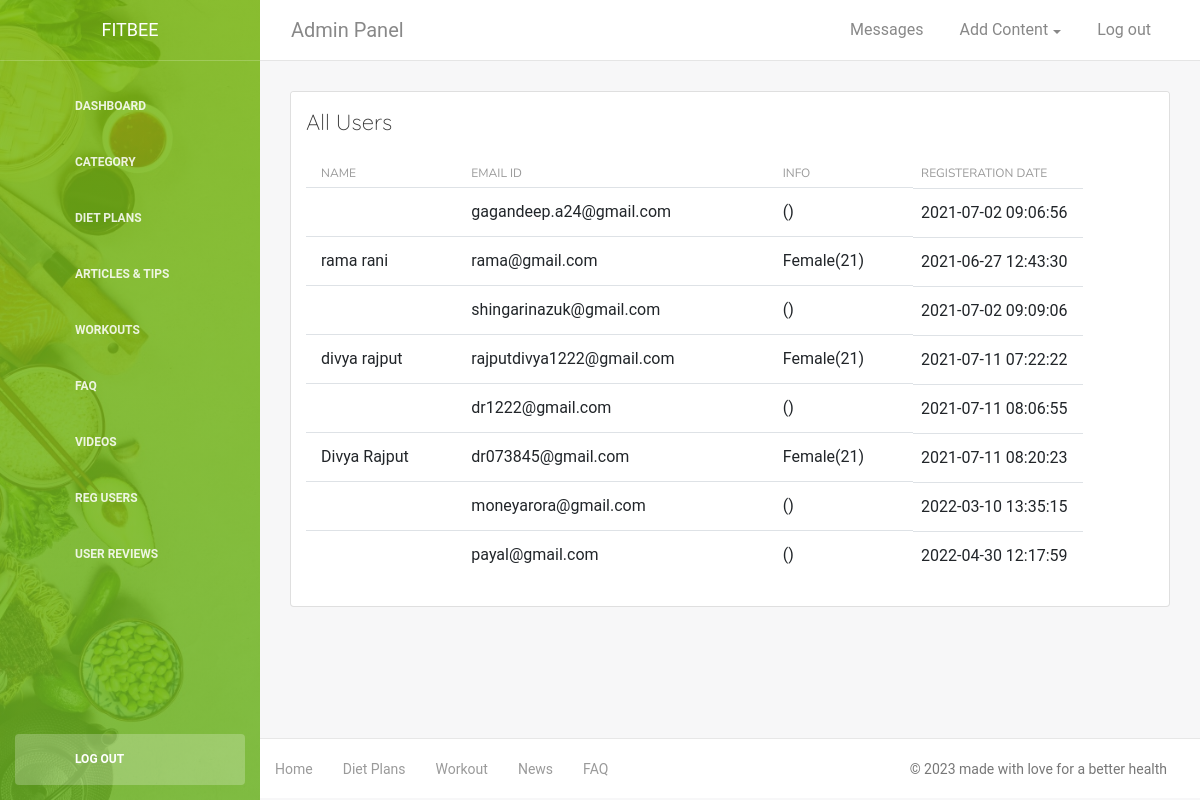
Screenshot of /Modules/regusers.php (signed in) with the database file from the repository.
### tables this page shows
CREATE TABLE IF NOT EXISTS `users` (
`userid` int(11) NOT NULL,
  `firstName` varchar(30) DEFAULT NULL,
  `lastName` varchar(30) DEFAULT NULL,
  `emailId` varchar(80) NOT NULL,
  `gender` varchar(6) DEFAULT NULL,
  `age` varchar(3) DEFAULT NULL,
  `image` varchar(150) NOT NULL DEFAULT 'uploads/profile.png',
  `regDate` timestamp NOT NULL DEFAULT CURRENT_TIMESTAMP,
  `password` varchar(32) NOT NULL
);

### Modules/regusers.php (the view, shortened to what this page needs)
<?php include 'header.php'; ?>
<div class="card-header ">
    <h4 class="card-title">All Users </h4>
 </div>
<div class="card-body">
	<div class="row">
		<div class="col-md-12">
			<table class="table">
				<thead>
					<tr>
					<th> Name </th>
					<th> Email Id	</th>
					<th> Info	</th>
					<th> Registeration Date	</th>
				</tr>
				</thead>
				<tbody>
		<?php
		$sql="select * from users";
		$result=$conn->query($sql);
		while($row=$result->fetch_assoc()){
			echo "<tr>";
echo "<td>".$row['firstName']." ".$row['lastName']."</td>";
echo "<td>".$row['emailId']."</td>";
echo "<td>".$row['gender']."(".$row['age'].")</td>";
echo "<td>".$row['regDate']."</td>";
			echo "</tr>";
		}
		?>
				</tbody>
			</table>
</div></div></div>
<?php include 'footer.php'; ?>

### Modules/header.php (style rules this page uses)
body { font-family: 'Nunito Sans', sans-serif; }
h1,h2,h3,h4,h5 { font-family: 'Quicksand', sans-serif; }
:root { --themeColor1:#86CA2D; --themeColor2:#1CC3CB; --themeColor3:#f59031; --themeColor4:#e74c3c; }

### rows the page displays
users: emailId "gagandeep.a24@gmail.com", regDate "2021-07-02 09:06:56"
users: firstName "rama", lastName "rani", emailId "rama@gmail.com", gender "Female", age "21", regDate "2021-06-27 12:43:30"
users: emailId "shingarinazuk@gmail.com", regDate "2021-07-02 09:09:06"
users: firstName "divya", lastName "rajput", emailId "rajputdivya1222@gmail.com", gender "Female", age "21", regDate "2021-07-11 07:22:22"
users: emailId "dr1222@gmail.com", regDate "2021-07-11 08:06:55"
users: firstName "Divya", lastName "Rajput", emailId "dr073845@gmail.com", gender "Female", age "21", regDate "2021-07-11 08:20:23"
users: emailId "moneyarora@gmail.com", regDate "2022-03-10 13:35:15"
users: emailId "payal@gmail.com", regDate "2022-04-30 12:17:59"
